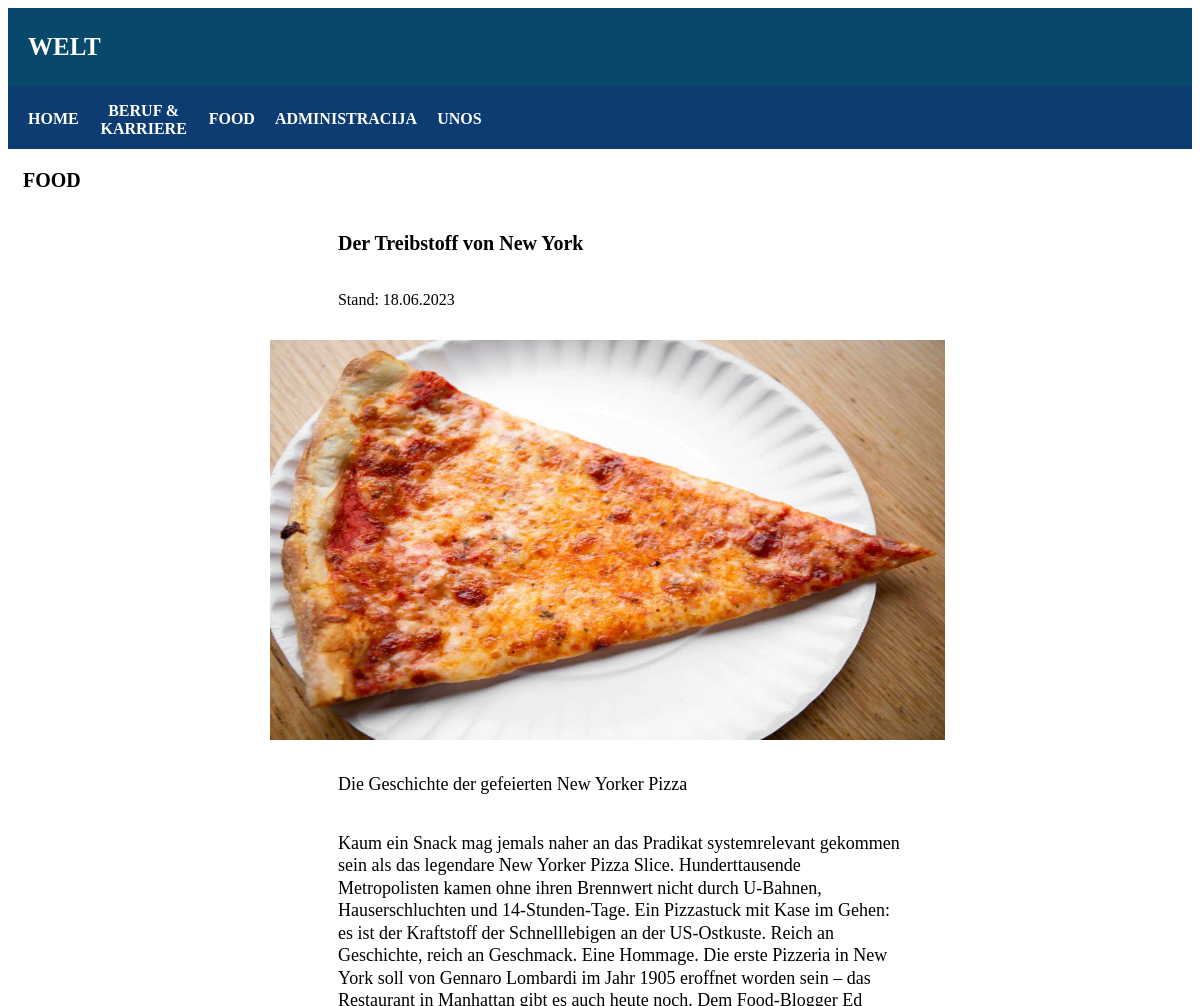
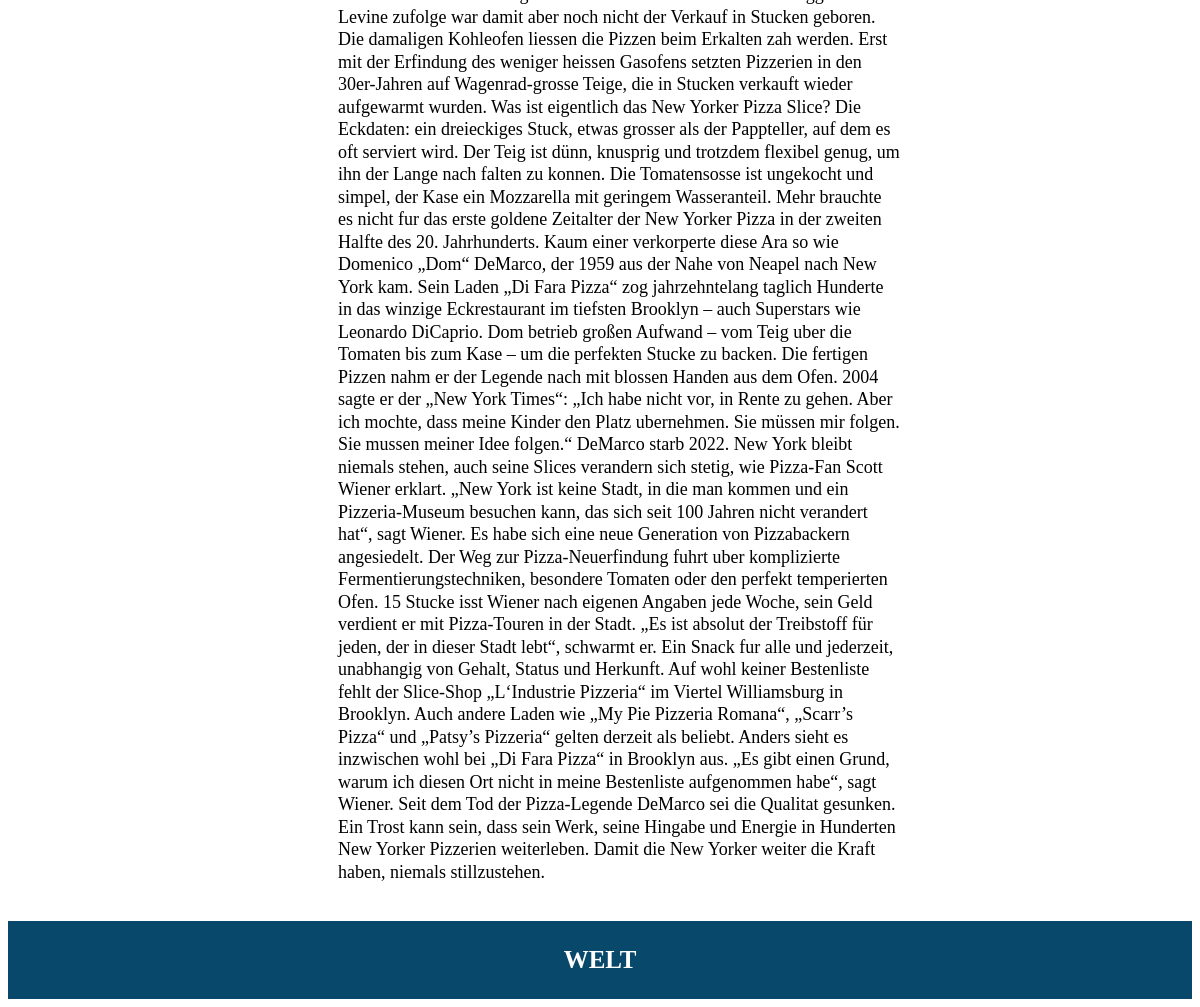
The app's page /clanak.php?id=9 with its own data (2 pictures, top to bottom).
### tables this page shows
CREATE TABLE `vijest` (
  `id` int(10) NOT NULL,
  `naslov` varchar(100) NOT NULL,
  `sazetak` text NOT NULL,
  `tekst` text NOT NULL,
  `kategorija` varchar(30) NOT NULL,
  `slika` varchar(255) NOT NULL,
  `arhiva` int(2) NOT NULL,
  `datum` date NOT NULL
);

### clanak.php (the view, shortened to what this page needs)
<!DOCTYPE html>
<html>
    <head>
        <link rel = "stylesheet" type = "text/css" href = "style.css"/>
    </head>
    <body>
        <header>
            <section class = "h-section">
                <p>WELT</p>
            </section>
            <nav>
                <ul>
                    <li><a class = "a-index" href = "index.php">HOME</a></li>
                    <li><a href = "kategorija.php?kategorija=beruf">BERUF & KARRIERE</a></li>
                    <li><a class = "a-food" href = "kategorija.php?kategorija=food">FOOD</a></li>
                    <li><a class = "a-administracija" href = "administracija.php">ADMINISTRACIJA</a></li>
                    <li><a class = "a-unos" href = "unos.html">UNOS</a></li>
                </ul>
            </nav>
        </header>
        <section class = "b-section">
        <?php
        include 'spajanje.php';
        $id = $_GET['id'];
        $query = "SELECT * FROM vijest WHERE id = $id";
        $result = mysqli_query($dbc, $query) or die("Greška prilikom izvrašavanja upita!");
        while($row = mysqli_fetch_array($result)){
            $kategorija = "";
            if($row['kategorija'] == 'beruf'){
                $kategorija = 'BERUF & KARRIERE';
            }
            else {
                $kategorija = 'FOOD';
            }
            echo "
            <section class = 'b1-section'>
                <p><a class = 'a-clanak' href = 'kategorija.php?kategorija=$row[kategorija]'>$kategorija</a></p>
            </section>";
            echo "<article class = 'a2-article'>";
            echo "<p class = 'p1-article'>$row[naslov]</p>";
            $datum = $row['datum'];
            $formatiraniDatum = date("d.m.Y", strtotime($datum));
            echo "<p>Stand: $formatiraniDatum</p>";
            $slika = UPLPATH . $row['slika'];
            echo "<img src = '$slika'>";
            echo "<p class = 'clanak'>$row[sazetak]</p>";
            echo "<p class = 'clanak'>$row[tekst]</p>";
        }
        ?>
        </section>
        <footer>
            <p>WELT</p>
        </footer>
    </body>
</html>

### style.css (style rules this page uses)
header { background-color:rgb(8, 72, 107); color: white; width: 100%; font-weight: bold; }
.h-section { width: 95%; display: flex; flex-direction: row; margin-left: 20px; font-size: 25px; }
nav { background-color:rgb(13, 60, 114); width: 100%; display: flex; flex-direction: column; }
ul { width: 40%; display: flex; flex-direction: row; justify-content: space-between; padding: 0; }
li { list-style-type: none; }
li a { color: white; display: block; height: 15px; text-decoration: none; text-align: center; padding-left: 20px; }
.b-section { width: 95%; margin-left: 15px; }
.b1-section { width: 100%; font-weight: bold; font-size: 20px; }
.p1-article { font-weight: bold; font-size: 20px; }
a { text-decoration: none; color: black; }
.a2-article { width: 100%; display: flex; flex-direction: column; justify-content: left; margin-bottom: 20px; }
.a2-article p { width: 50%; margin-left: 28%; }
.a2-article img { height: 400px; width: 60%; margin-left: 22%; margin-top: 15px; margin-bottom: 15px; }
.clanak { font-size: large; line-height: 125%; }
footer { background-color:rgb(8, 72, 107); color: white; width: 100%; font-weight: bold; display: flex; flex-direction: row; justify-content: center; font-size: 25px; }
@media (max-width: 1395px) { .a-index, .a-food, .a-administracija, .a-unos { padding-top: 8px; padding-bottom: 8px; } }

### records on screen
vijest: kategorija "FOOD", naslov "Der Treibstoff von New York", datum "18.06.2023", slika (picture), sazetak "Die Geschichte der gefeierten New Yorker Pizza", tekst "Kaum ein Snack mag jemals naher an das Pradikat systemrelevant gekommen sein als das legendare New Yorker Pizza Slice. Hunderttausende Metropolisten kamen ohne ihren Brennwert nicht durch U-Bahnen, Hauserschluchten und 14-Stunden-Tage. Ein Pizzastuck mit Kase im Gehen: es ist der Kraftstoff der Schnelllebigen an der US-Ostkuste. Reich an Geschichte, reich an Geschmack. Eine Hommage. Die erste Pizzeria in New York soll von Gennaro Lombardi im Jahr 1905 eroffnet worden sein – das Restaurant in Manhattan gibt es auch heute noch. Dem Food-Blogger Ed Levine zufolge war damit aber noch nicht der Verkauf in Stucken geboren. Die damaligen Kohleofen liessen die Pizzen beim Erkalten zah werden. Erst…"
